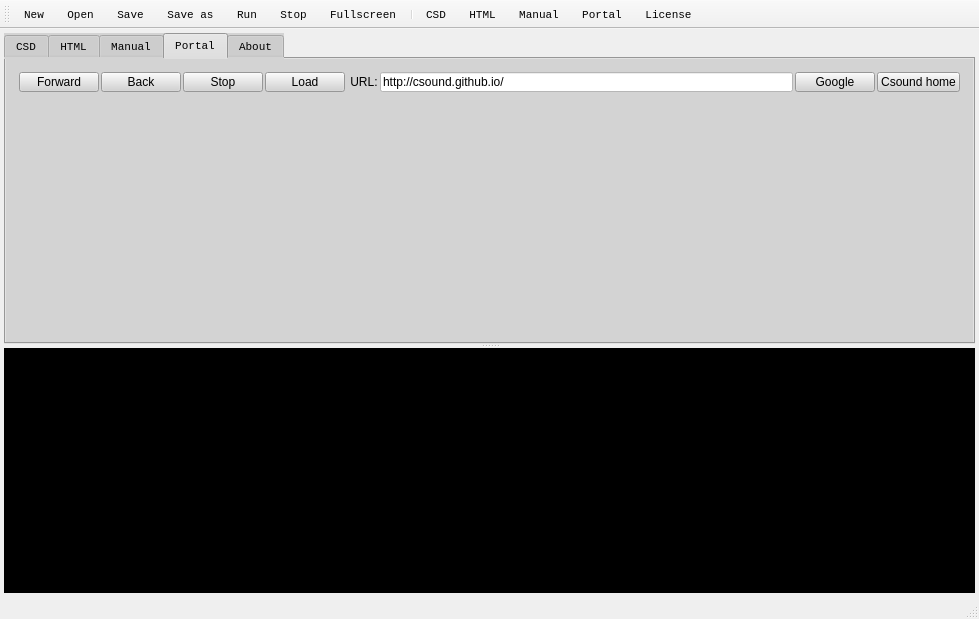
<?xml version="1.0" encoding="UTF-8"?>
<ui version="4.0">
 <class>MainWindow</class>
 <widget class="QMainWindow" name="MainWindow">
  <property name="geometry">
   <rect>
    <x>0</x>
    <y>0</y>
    <width>979</width>
    <height>619</height>
   </rect>
  </property>
  <property name="font">
   <font>
    <family>Courier New</family>
    <pointsize>8</pointsize>
    <weight>50</weight>
    <italic>false</italic>
    <bold>false</bold>
   </font>
  </property>
  <property name="windowTitle">
   <string>Csound</string>
  </property>
  <property name="styleSheet">
   <string notr="true">font: 8pt &quot;Courier New&quot;;</string>
  </property>
  <property name="unifiedTitleAndToolBarOnMac">
   <bool>true</bool>
  </property>
  <widget class="QWidget" name="centralWidget">
   <layout class="QVBoxLayout" name="verticalLayout_2">
    <property name="leftMargin">
     <number>4</number>
    </property>
    <property name="topMargin">
     <number>4</number>
    </property>
    <property name="rightMargin">
     <number>4</number>
    </property>
    <property name="bottomMargin">
     <number>4</number>
    </property>
    <item>
     <widget class="QSplitter" name="splitter">
      <property name="orientation">
       <enum>Qt::Vertical</enum>
      </property>
      <widget class="QTabWidget" name="tabs">
       <property name="styleSheet">
        <string notr="true">background-color:lightgray</string>
       </property>
       <property name="currentIndex">
        <number>3</number>
       </property>
       <widget class="QWidget" name="csdTab">
        <attribute name="title">
         <string>CSD</string>
        </attribute>
        <layout class="QVBoxLayout" name="verticalLayout_7">
         <property name="leftMargin">
          <number>0</number>
         </property>
         <property name="topMargin">
          <number>0</number>
         </property>
         <property name="rightMargin">
          <number>0</number>
         </property>
         <property name="bottomMargin">
          <number>0</number>
         </property>
         <item>
          <widget class="QPlainTextEdit" name="csdEdit">
           <property name="font">
            <font>
             <family>Courier New</family>
             <pointsize>8</pointsize>
             <weight>50</weight>
             <italic>false</italic>
             <bold>false</bold>
            </font>
           </property>
           <property name="styleSheet">
            <string notr="true">background-color: rgb(255, 255, 255);
color: rgb(0, 0, 0);</string>
           </property>
          </widget>
         </item>
        </layout>
       </widget>
       <widget class="CsoundWebView" name="htmlTab">
        <attribute name="title">
         <string>HTML</string>
        </attribute>
        <layout class="QVBoxLayout" name="verticalLayout">
         <property name="leftMargin">
          <number>0</number>
         </property>
         <property name="topMargin">
          <number>0</number>
         </property>
         <property name="rightMargin">
          <number>0</number>
         </property>
         <property name="bottomMargin">
          <number>0</number>
         </property>
        </layout>
       </widget>
       <widget class="CsoundWebView" name="manualTab">
        <attribute name="title">
         <string>Manual</string>
        </attribute>
        <layout class="QVBoxLayout" name="verticalLayout_3"/>
       </widget>
       <widget class="QWidget" name="portalTab">
        <attribute name="title">
         <string>Portal</string>
        </attribute>
        <layout class="QVBoxLayout" name="verticalLayout_4">
         <item>
          <widget class="QWidget" name="browserToolsWidget" native="true">
           <property name="minimumSize">
            <size>
             <width>0</width>
             <height>24</height>
            </size>
           </property>
           <property name="maximumSize">
            <size>
             <width>16777215</width>
             <height>24</height>
            </size>
           </property>
           <layout class="QHBoxLayout" name="horizontalLayout">
            <property name="spacing">
             <number>2</number>
            </property>
            <property name="leftMargin">
             <number>2</number>
            </property>
            <property name="topMargin">
             <number>2</number>
            </property>
            <property name="rightMargin">
             <number>2</number>
            </property>
            <property name="bottomMargin">
             <number>2</number>
            </property>
            <item>
             <widget class="QPushButton" name="forwardButton">
              <property name="text">
               <string>Forward</string>
              </property>
             </widget>
            </item>
            <item>
             <widget class="QPushButton" name="backButton">
              <property name="text">
               <string>Back</string>
              </property>
             </widget>
            </item>
            <item>
             <widget class="QPushButton" name="stopLoadingButton">
              <property name="text">
               <string>Stop</string>
              </property>
             </widget>
            </item>
            <item>
             <widget class="QPushButton" name="loadButton">
              <property name="text">
               <string>Load</string>
              </property>
             </widget>
            </item>
            <item>
             <widget class="QLabel" name="label">
              <property name="text">
               <string> URL:</string>
              </property>
             </widget>
            </item>
            <item>
             <widget class="QLineEdit" name="urlEdit">
              <property name="styleSheet">
               <string notr="true">background-color:white;color:black</string>
              </property>
              <property name="text">
               <string>http://csound.github.io/</string>
              </property>
              <property name="placeholderText">
               <string/>
              </property>
             </widget>
            </item>
            <item>
             <widget class="QPushButton" name="googleButton">
              <property name="text">
               <string>Google</string>
              </property>
             </widget>
            </item>
            <item>
             <widget class="QPushButton" name="csoundHomeButton">
              <property name="text">
               <string>Csound home</string>
              </property>
             </widget>
            </item>
           </layout>
           <zorder>backButton</zorder>
           <zorder>forwardButton</zorder>
           <zorder>label</zorder>
           <zorder>urlEdit</zorder>
           <zorder>loadButton</zorder>
           <zorder>csoundHomeButton</zorder>
           <zorder>stopLoadingButton</zorder>
           <zorder>googleButton</zorder>
          </widget>
         </item>
         <item>
          <widget class="CsoundWebView" name="portalView" native="true">
           <property name="focusPolicy">
            <enum>Qt::StrongFocus</enum>
           </property>
          </widget>
         </item>
        </layout>
       </widget>
       <widget class="QWidget" name="licenseTab">
        <attribute name="title">
         <string>About</string>
        </attribute>
        <layout class="QVBoxLayout" name="verticalLayout_9">
         <item>
          <widget class="QPlainTextEdit" name="licenseEdit">
           <property name="frameShape">
            <enum>QFrame::Panel</enum>
           </property>
          </widget>
         </item>
        </layout>
       </widget>
      </widget>
      <widget class="QPlainTextEdit" name="messagesEdit">
       <property name="styleSheet">
        <string notr="true">background-color: rgb(0, 0, 0);
color: rgb(0, 255, 0);</string>
       </property>
       <property name="frameShape">
        <enum>QFrame::Panel</enum>
       </property>
       <property name="verticalScrollBarPolicy">
        <enum>Qt::ScrollBarAsNeeded</enum>
       </property>
      </widget>
     </widget>
    </item>
   </layout>
  </widget>
  <widget class="QToolBar" name="toolBar">
   <property name="windowTitle">
    <string>toolBar</string>
   </property>
   <attribute name="toolBarArea">
    <enum>TopToolBarArea</enum>
   </attribute>
   <attribute name="toolBarBreak">
    <bool>false</bool>
   </attribute>
   <addaction name="actionNew"/>
   <addaction name="actionOpen"/>
   <addaction name="actionSave"/>
   <addaction name="actionSave_as"/>
   <addaction name="actionRun"/>
   <addaction name="actionStop"/>
   <addaction name="actionMakeFullscreen"/>
   <addaction name="separator"/>
   <addaction name="actionShowCsdTab"/>
   <addaction name="actionShowHTMLTab"/>
   <addaction name="actionShowManualTab"/>
   <addaction name="actionShowPortalTab"/>
   <addaction name="actionShowLicenseTab"/>
  </widget>
  <widget class="QStatusBar" name="statusBar"/>
  <action name="actionNew">
   <property name="text">
    <string>New</string>
   </property>
   <property name="toolTip">
    <string>Create new CSD file.</string>
   </property>
   <property name="shortcut">
    <string>Ctrl+N</string>
   </property>
  </action>
  <action name="actionOpen">
   <property name="text">
    <string>Open...</string>
   </property>
   <property name="shortcut">
    <string>Ctrl+O</string>
   </property>
  </action>
  <action name="actionSave">
   <property name="text">
    <string>Save</string>
   </property>
   <property name="toolTip">
    <string>Save this CSD file.</string>
   </property>
   <property name="shortcut">
    <string>Ctrl+S</string>
   </property>
  </action>
  <action name="actionSave_as">
   <property name="text">
    <string>Save as...</string>
   </property>
   <property name="toolTip">
    <string>Save this CSD file with a new filename.</string>
   </property>
   <property name="shortcut">
    <string>Ctrl+A</string>
   </property>
  </action>
  <action name="actionRun">
   <property name="text">
    <string>Run</string>
   </property>
   <property name="toolTip">
    <string>Run this CSD file in Csound.</string>
   </property>
   <property name="shortcut">
    <string>F5</string>
   </property>
  </action>
  <action name="actionStop">
   <property name="text">
    <string>Stop</string>
   </property>
   <property name="toolTip">
    <string>Stop running Csound.</string>
   </property>
   <property name="shortcut">
    <string>F6</string>
   </property>
  </action>
  <action name="actionMakeFullscreen">
   <property name="text">
    <string>Fullscreen</string>
   </property>
   <property name="toolTip">
    <string>Make the main window full screen (or not).</string>
   </property>
   <property name="shortcut">
    <string>F11</string>
   </property>
  </action>
  <action name="actionShowCsdTab">
   <property name="text">
    <string>CSD</string>
   </property>
   <property name="toolTip">
    <string>Show the CSD editor.</string>
   </property>
   <property name="shortcut">
    <string>Ctrl+1</string>
   </property>
  </action>
  <action name="actionShowHTMLTab">
   <property name="text">
    <string>HTML</string>
   </property>
   <property name="toolTip">
    <string>Show the HTML page.</string>
   </property>
   <property name="shortcut">
    <string>Ctrl+2</string>
   </property>
  </action>
  <action name="actionShowManualTab">
   <property name="text">
    <string>Manual</string>
   </property>
   <property name="toolTip">
    <string>Go to the Csound Reference Manual.</string>
   </property>
   <property name="shortcut">
    <string>Ctrl+3</string>
   </property>
  </action>
  <action name="actionShowPortalTab">
   <property name="text">
    <string>Portal</string>
   </property>
   <property name="toolTip">
    <string>Go to the Csound home page.</string>
   </property>
   <property name="shortcut">
    <string>Ctrl+4</string>
   </property>
  </action>
  <action name="actionShowLicenseTab">
   <property name="text">
    <string>License</string>
   </property>
   <property name="toolTip">
    <string>Show the Csound license.</string>
   </property>
   <property name="shortcut">
    <string>Ctrl+5</string>
   </property>
  </action>
 </widget>
 <layoutdefault spacing="6" margin="11"/>
 <customwidgets>
  <customwidget>
   <class>CsoundWebView</class>
   <extends>QWidget</extends>
   <header>csoundwebview.h</header>
   <container>1</container>
  </customwidget>
 </customwidgets>
 <resources/>
 <connections>
  <connection>
   <sender>actionNew</sender>
   <signal>triggered()</signal>
   <receiver>MainWindow</receiver>
   <slot>newCsd()</slot>
   <hints>
    <hint type="sourcelabel">
     <x>-1</x>
     <y>-1</y>
    </hint>
    <hint type="destinationlabel">
     <x>472</x>
     <y>196</y>
    </hint>
   </hints>
  </connection>
  <connection>
   <sender>actionOpen</sender>
   <signal>triggered()</signal>
   <receiver>MainWindow</receiver>
   <slot>openCsd()</slot>
   <hints>
    <hint type="sourcelabel">
     <x>-1</x>
     <y>-1</y>
    </hint>
    <hint type="destinationlabel">
     <x>472</x>
     <y>196</y>
    </hint>
   </hints>
  </connection>
  <connection>
   <sender>actionSave</sender>
   <signal>triggered()</signal>
   <receiver>MainWindow</receiver>
   <slot>saveCsd()</slot>
   <hints>
    <hint type="sourcelabel">
     <x>-1</x>
     <y>-1</y>
    </hint>
    <hint type="destinationlabel">
     <x>472</x>
     <y>196</y>
    </hint>
   </hints>
  </connection>
  <connection>
   <sender>actionSave_as</sender>
   <signal>triggered()</signal>
   <receiver>MainWindow</receiver>
   <slot>saveCsdAs()</slot>
   <hints>
    <hint type="sourcelabel">
     <x>-1</x>
     <y>-1</y>
    </hint>
    <hint type="destinationlabel">
     <x>472</x>
     <y>196</y>
    </hint>
   </hints>
  </connection>
  <connection>
   <sender>actionRun</sender>
   <signal>triggered()</signal>
   <receiver>MainWindow</receiver>
   <slot>runCsd()</slot>
   <hints>
    <hint type="sourcelabel">
     <x>-1</x>
     <y>-1</y>
    </hint>
    <hint type="destinationlabel">
     <x>472</x>
     <y>196</y>
    </hint>
   </hints>
  </connection>
  <connection>
   <sender>actionStop</sender>
   <signal>triggered()</signal>
   <receiver>MainWindow</receiver>
   <slot>stopCsd()</slot>
   <hints>
    <hint type="sourcelabel">
     <x>-1</x>
     <y>-1</y>
    </hint>
    <hint type="destinationlabel">
     <x>472</x>
     <y>196</y>
    </hint>
   </hints>
  </connection>
  <connection>
   <sender>actionShowCsdTab</sender>
   <signal>triggered()</signal>
   <receiver>MainWindow</receiver>
   <slot>showCsdTab()</slot>
   <hints>
    <hint type="sourcelabel">
     <x>-1</x>
     <y>-1</y>
    </hint>
    <hint type="destinationlabel">
     <x>489</x>
     <y>309</y>
    </hint>
   </hints>
  </connection>
  <connection>
   <sender>actionShowHTMLTab</sender>
   <signal>triggered()</signal>
   <receiver>MainWindow</receiver>
   <slot>showHtmlTab()</slot>
   <hints>
    <hint type="sourcelabel">
     <x>-1</x>
     <y>-1</y>
    </hint>
    <hint type="destinationlabel">
     <x>489</x>
     <y>309</y>
    </hint>
   </hints>
  </connection>
  <connection>
   <sender>actionShowManualTab</sender>
   <signal>triggered()</signal>
   <receiver>MainWindow</receiver>
   <slot>showManualTab()</slot>
   <hints>
    <hint type="sourcelabel">
     <x>-1</x>
     <y>-1</y>
    </hint>
    <hint type="destinationlabel">
     <x>489</x>
     <y>309</y>
    </hint>
   </hints>
  </connection>
  <connection>
   <sender>actionShowPortalTab</sender>
   <signal>triggered()</signal>
   <receiver>MainWindow</receiver>
   <slot>showPortalTab()</slot>
   <hints>
    <hint type="sourcelabel">
     <x>-1</x>
     <y>-1</y>
    </hint>
    <hint type="destinationlabel">
     <x>489</x>
     <y>309</y>
    </hint>
   </hints>
  </connection>
  <connection>
   <sender>actionShowLicenseTab</sender>
   <signal>triggered()</signal>
   <receiver>MainWindow</receiver>
   <slot>showLicenseTab()</slot>
   <hints>
    <hint type="sourcelabel">
     <x>-1</x>
     <y>-1</y>
    </hint>
    <hint type="destinationlabel">
     <x>489</x>
     <y>309</y>
    </hint>
   </hints>
  </connection>
  <connection>
   <sender>actionMakeFullscreen</sender>
   <signal>triggered()</signal>
   <receiver>MainWindow</receiver>
   <slot>makeFullScreen()</slot>
   <hints>
    <hint type="sourcelabel">
     <x>-1</x>
     <y>-1</y>
    </hint>
    <hint type="destinationlabel">
     <x>489</x>
     <y>309</y>
    </hint>
   </hints>
  </connection>
  <connection>
   <sender>MainWindow</sender>
   <signal>updateMessages(QString)</signal>
   <receiver>MainWindow</receiver>
   <slot>on_updateMessages(QString)</slot>
   <hints>
    <hint type="sourcelabel">
     <x>489</x>
     <y>309</y>
    </hint>
    <hint type="destinationlabel">
     <x>489</x>
     <y>309</y>
    </hint>
   </hints>
  </connection>
 </connections>
 <slots>
  <signal>updateMessages(QString)</signal>
  <slot>newCsd()</slot>
  <slot>openCsd()</slot>
  <slot>saveCsd()</slot>
  <slot>saveCsdAs()</slot>
  <slot>runCsd()</slot>
  <slot>stopCsd()</slot>
  <slot>makeFullScreen()</slot>
  <slot>showCsdTab()</slot>
  <slot>showHtmlTab()</slot>
  <slot>showManualTab()</slot>
  <slot>showPortalTab()</slot>
  <slot>showLicenseTab()</slot>
  <slot>on_updateMessages(QString)</slot>
 </slots>
</ui>
